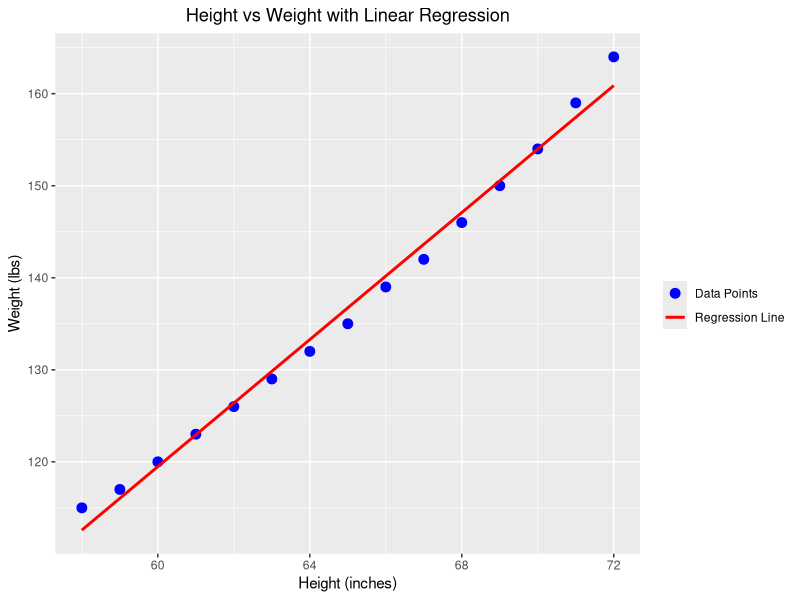

The R source for this figure:
## ---- chunk 1
# Load data
data(women)

# Print data
head(women)
## ---- chunk 2
library(ggplot2)
## ---- chunk 3
# Create the scatter plot with linear regression line and add legends
p1 <- ggplot(women, aes(x = height, y = weight)) +
  geom_point(aes(color = "Data Points"), size = 3) +
  geom_smooth(aes(color = "Regression Line"), method = "lm", se = FALSE) +
  scale_color_manual(name = " ", values = c("Data Points" = "blue", "Regression Line" = "red")) +
  labs(title = "Height vs Weight with Linear Regression", x = "Height (inches)", y = "Weight (lbs)") +
  theme(plot.title = element_text(hjust = 0.5))

# Display the plot
print(p1)

